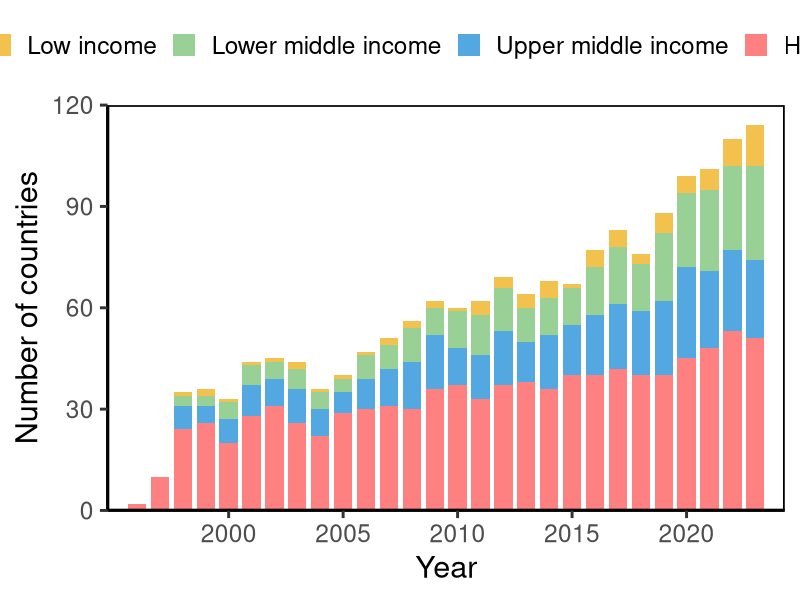
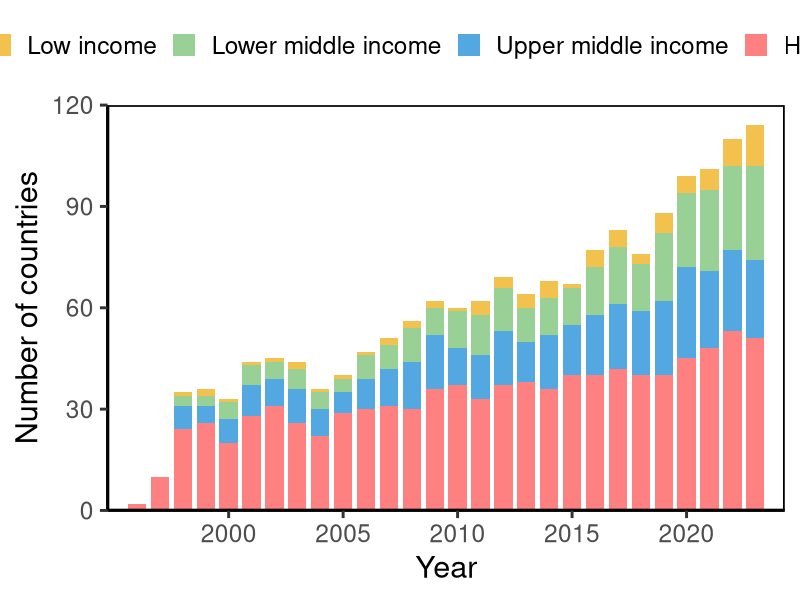

Source code (R) for these figures, in order:
library(tidyverse)
library(readr)
library(ggplot2)

# 1️⃣ 读取数据
df <- read_csv("left_file_with_income_group.csv", show_col_types = FALSE)

# 2️⃣ 按 Year 和 Income group 汇总 Paper_Count
df_count <- df %>%
  filter(!is.na(Year), !is.na(`Income group`), !is.na(Country_std)) %>%
  distinct(Year, `Income group`, Country_std) %>%
  group_by(Year, `Income group`) %>%
  summarise(Country_Count = n(), .groups = "drop") %>%
  mutate(
    `Income group` = factor(
      `Income group`,
      levels = c(
        "Low income",
        "Lower middle income",
        "Upper middle income",
        "High income"
      )
    )
  ) %>%
  arrange(Year, `Income group`)

# 3️⃣ 绘图
p <- ggplot() +
  geom_bar(
    data = df_count,
    aes(x = Year, y = Country_Count, fill = `Income group`),
    stat = "identity",
    width = 0.8
  ) +
  scale_y_continuous(
    name = "Number of countries",
    limits = c(0, 120),
    expand = expansion(mult = c(0, 0.0))
  ) +
  scale_x_continuous(
    limits = c(1995, 2024),
    breaks = seq(2000, max(df_count$Year, na.rm = TRUE), by = 5),,
    expand = expansion(mult = c(0.01, 0.01))
  ) +
  scale_fill_manual(values = c(
    "Low income" = "#F2C14E",
    "Lower middle income" = "#99D096",
    "Upper middle income" = "#53A8E1",
    "High income" = "#FF8081"
  )) +
  labs(x = "Year", fill = "") +
  theme_classic(base_size = 22) +
  theme(
    panel.border = element_rect(color = "black", fill = NA, linewidth = 1.2),
    legend.position = "top"
  )

print(p)

ggsave("country_share_four_income.png", p, width = 7.5, height = 6, dpi = 600)
